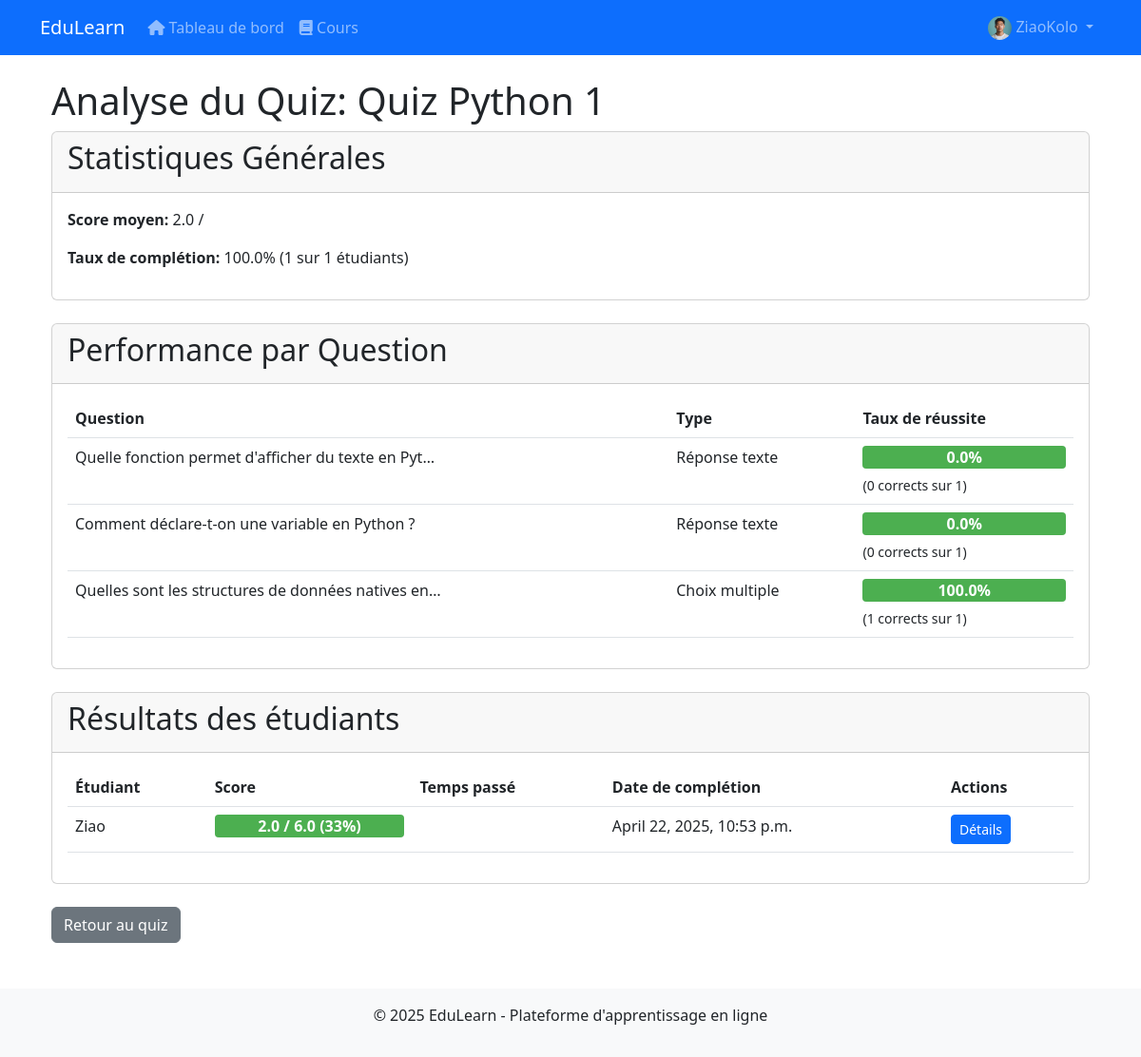
Screenshot of /quizzes/quiz/1/analytics/ (signed in) with the database file from the repository.
### users/models.py (models this page shows, shortened)
class User(AbstractUser):
    STUDENT = 'student'
    TEACHER = 'teacher'
    ADMIN = 'admin'
    ROLE_CHOICES = [
        (STUDENT, 'Élève'),
        (TEACHER, 'Enseignant'),
        (ADMIN, 'Administrateur'),
    ]
    role = models.CharField(max_length=10, choices=ROLE_CHOICES, default=STUDENT)
    profile_pic = models.ImageField(upload_to='profile_pics', blank=True, null=True)
    bio = models.TextField(blank=True, null=True)
    def is_admin_user(self):
        return self.role == self.ADMIN and self.is_active

### quizzes/models.py (models this page shows, shortened)
class Quiz(models.Model):
    title = models.CharField(max_length=200)
    course = models.ForeignKey(Course, on_delete=models.CASCADE, related_name='quizzes')
    chapter = models.ForeignKey(Chapter, on_delete=models.CASCADE, related_name='quizzes', null=True, blank=True)
    description = models.TextField(blank=True, null=True)
    time_limit = models.PositiveIntegerField(blank=True, null=True, help_text="Temps limite en minutes (optionnel)")
    created_at = models.DateTimeField(auto_now_add=True)

class Question(models.Model):
    MULTIPLE_CHOICE = 'multiple'
    SINGLE_CHOICE = 'single'
    TEXT_ANSWER = 'text'
    QUESTION_TYPES = [
        (MULTIPLE_CHOICE, 'Choix multiple'),
        (SINGLE_CHOICE, 'Choix unique'),
        (TEXT_ANSWER, 'Réponse texte'),
    ]
    quiz = models.ForeignKey(Quiz, on_delete=models.CASCADE, related_name='questions')
    text = models.TextField()
    question_type = models.CharField(max_length=8, choices=QUESTION_TYPES, default=SINGLE_CHOICE)
    order = models.PositiveIntegerField(default=1)
    points = models.PositiveIntegerField(default=1)
    class Meta:
        ordering = ['order']

class QuizResult(models.Model):
    quiz = models.ForeignKey(Quiz, on_delete=models.CASCADE, related_name='results')
    student = models.ForeignKey(User, on_delete=models.CASCADE, related_name='quiz_results')
    score = models.FloatField()
    max_score = models.FloatField()
    completed_at = models.DateTimeField(auto_now_add=True)
    time_taken = models.PositiveIntegerField(help_text="Temps pris en secondes", null=True, blank=True)

### quizzes/views.py (the view)
# urls.py: path('quiz/<int:quiz_id>/analytics/', views.analytics_quiz, name='analytics_quiz'),
@login_required
def analytics_quiz(request, quiz_id):
    quiz = get_object_or_404(Quiz, id=quiz_id)
    if request.user != quiz.course.teacher:
        messages.error(request, "Seul l'enseignant du cours peut voir les analyses.")
        return redirect('quizzes:quiz_detail', quiz_id=quiz.id)
    results = QuizResult.objects.filter(quiz=quiz).select_related('student')
    avg_score = results.aggregate(avg_score=Sum('score') / Count('id'))['avg_score'] or 0
    total_students = quiz.course.students.count()
    completed_students = results.count()
    completion_rate = (completed_students / total_students * 100) if total_students > 0 else 0
    questions = Question.objects.filter(quiz=quiz)
    question_stats = []
    for question in questions:
        correct_count = QuizAnswer.objects.filter(
            question=question,
            is_correct=True
        ).count()
        total_attempts = QuizAnswer.objects.filter(question=question).count()
        success_rate = (correct_count / total_attempts * 100) if total_attempts > 0 else 0
        question_stats.append({
            'question': question,
            'success_rate': success_rate,
            'correct_count': correct_count,
            'total_attempts': total_attempts,
        })
    context = {
        'quiz': quiz,
        'results': results,
        'avg_score': avg_score,
        'completion_rate': completion_rate,
        'question_stats': question_stats,
        'total_students': total_students,
        'completed_students': completed_students,
    }
    return render(request, 'quizzes/analytics_quiz.html', context)

### templates/quizzes/analytics_quiz.html (shortened to what this page needs)
{% extends 'base.html' %}
{% load static %}
{% block content %}
<div class="container">
    <h1>Analyse du Quiz: {{ quiz.title }}</h1>
    <div class="analytics-summary">
        <div class="card mb-4">
            <div class="card-header">
                <h2>Statistiques Générales</h2>
            </div>
            <div class="card-body">
                <p><strong>Score moyen:</strong> {{ avg_score|floatformat:1 }} / {{ quiz.max_possible_score }}</p>
                <p><strong>Taux de complétion:</strong> {{ completion_rate|floatformat:1 }}% ({{ completed_students }} sur {{ total_students }} étudiants)</p>
            </div>
        </div>
    </div>
    <div class="analytics-questions">
        <div class="card mb-4">
            <div class="card-header">
                <h2>Performance par Question</h2>
            </div>
            <div class="card-body">
                <div class="table-responsive">
                    <table class="table">
                        <thead>
                            <tr>
                                <th>Question</th>
                                <th>Type</th>
                                <th>Taux de réussite</th>
                            </tr>
                        </thead>
                        <tbody>
                            {% for question_stat in question_stats %}
                            <tr>
                                <td>{{ question_stat.question.text|truncatechars:50 }}</td>
                                <td>{{ question_stat.question.get_question_type_display }}</td>
                                <td>
                                    <div class="progress-container">
                                        <div class="progress-bar" width="{{ question_stat.success_rate }}%;">
                                            {{ question_stat.success_rate|floatformat:1 }}%
                                        </div>
                                    </div>
                                    <small>({{ question_stat.correct_count }} corrects sur {{ question_stat.total_attempts }})</small>
                                </td>
                            </tr>
                            {% endfor %}
                        </tbody>
                    </table>
                </div>
            </div>
        </div>
    </div>
    <div class="analytics-results">
        <div class="card">
            <div class="card-header">
                <h2>Résultats des étudiants</h2>
            </div>
            <div class="card-body">
                <div class="table-responsive">
                    <table class="table">
                        <thead>
                            <tr>
                                <th>Étudiant</th>
                                <th>Score</th>
                                <th>Temps passé</th>
                                <th>Date de complétion</th>
                                <th>Actions</th>
                            </tr>
                        </thead>
                        <tbody>
                            {% for result in results %}
                            <tr>
                                <td>{{ result.student.username }}</td>
                                <td>
                                    <div class="progress-container">
                                        <div class="progress-bar" width="{% widthratio result.score result.max_score 100 %}%;">
                                            {{ result.score }} / {{ result.max_score }} ({% widthratio result.score result.max_score 100 %}%)
                                        </div>
                                    </div>
                                </td>
                                <td>{% if result.time_taken %}{{ result.time_taken_formatted }}{% else %}N/A{% endif %}</td>
                                <td>{{ result.completed_at }}</td>
                                <td>
                                    <a href="{% url 'quizzes:quiz_result' quiz_id=quiz.id %}?student_id={{ result.student.id }}" class="btn btn-sm btn-primary">
                                        Détails
                                    </a>
                                </td>
                            </tr>
                            {% endfor %}
                        </tbody>
                    </table>
                </div>
            </div>
        </div>
    </div>
    <div class="mt-4">
        <a href="{% url 'quizzes:quiz_detail' quiz_id=quiz.id %}" class="btn btn-secondary">
            Retour au quiz
        </a>
    </div>
</div>
{% endblock %}

### templates/base.html (shortened to what this page needs)
<!DOCTYPE html>
<html lang="fr">
<head>
    <link href="https://cdn.jsdelivr.net/npm/bootstrap@5.3.0/dist/css/bootstrap.min.css" rel="stylesheet">
    <link rel="stylesheet" href="https://cdnjs.cloudflare.com/ajax/libs/font-awesome/6.4.0/css/all.min.css">
</head>
<body>
    <nav class="navbar navbar-expand-lg navbar-dark bg-primary">
        <div class="container">
            <a class="navbar-brand" href="{% url 'home' %}">EduLearn</a>
            <div class="collapse navbar-collapse" id="navbarNav">
                <ul class="navbar-nav">
                    {% if user.is_authenticated %}
                        <li class="nav-item">
                            <a class="nav-link" href="{% url 'dashboard:home' %}">
                                <i class="fas fa-home"></i> Tableau de bord
                            </a>
                        </li>
                        <li class="nav-item">
                            <a class="nav-link" href="{% url 'courses:course_list' %}">
                                <i class="fas fa-book"></i> Cours
                            </a>
                        </li>
                    {% endif %}
                </ul>
                <ul class="navbar-nav ms-auto">
                    {% if user.is_authenticated %}
                        <li class="nav-item dropdown">
                            <a class="nav-link dropdown-toggle" href="#" id="userDropdown" role="button" data-bs-toggle="dropdown">
                                {% if user.profile_pic %}
                                    <img src="{{ user.profile_pic.url }}" alt="Profile" class="rounded-circle" style="width: 25px; height: 25px;">
                                {% else %}
                                    <i class="fas fa-user-circle"></i>
                                {% endif %}
                                {{ user.username }}
                            </a>
                        </li>
                    {% endif %}
                </ul>
            </div>
        </div>
    </nav>
    <div class="container mt-4">
        {% block content %}{% endblock %}
    </div>
    <footer class="mt-5 py-3 bg-light text-center">
        <div class="container">
            <p>&copy; {% now "Y" %} EduLearn - Plateforme d'apprentissage en ligne</p>
        </div>
    </footer>
</body>
</html>

### templates/quizzes/analytics_quiz.html (style rules this page uses)
.progress-container { width: 100%; background-color: #f5f5f5; border-radius: 4px; margin-bottom: 5px; }
.progress-bar { height: 24px; background-color: #4caf50; border-radius: 4px; color: white; text-align: center; line-height: 24px; font-weight: bold; transition: width 0.5s ease-in-out; min-width: 30px; position: relative; overflow: visible; }

### rows the page displays
User: profile_pic (picture), username "ZiaoKolo"
Quiz: title "Quiz Python 1"
Question: question.text "Quelle fonction permet d'afficher du texte en Pyt…", question.question_type "Réponse texte", success_rate "0.0", correct_count "0", total_attempts "1"
Question: question.text "Comment déclare-t-on une variable en Python ?", question.question_type "Réponse texte", success_rate "0.0", correct_count "0", total_attempts "1"
Question: question.text "Quelles sont les structures de données natives en…", question.question_type "Choix multiple", success_rate "100.0", correct_count "1", total_attempts "1"
QuizResult: student.username "Ziao", score "2.0", max_score "6.0", score+max_score "33", completed_at "April 22, 2025, 10:53 p.m."

### other values shown
{{ avg_score|floatformat:1 }} "2.0"
{{ completion_rate|floatformat:1 }} "100.0"
{{ completed_students }} "1"
{{ total_students }} "1"
